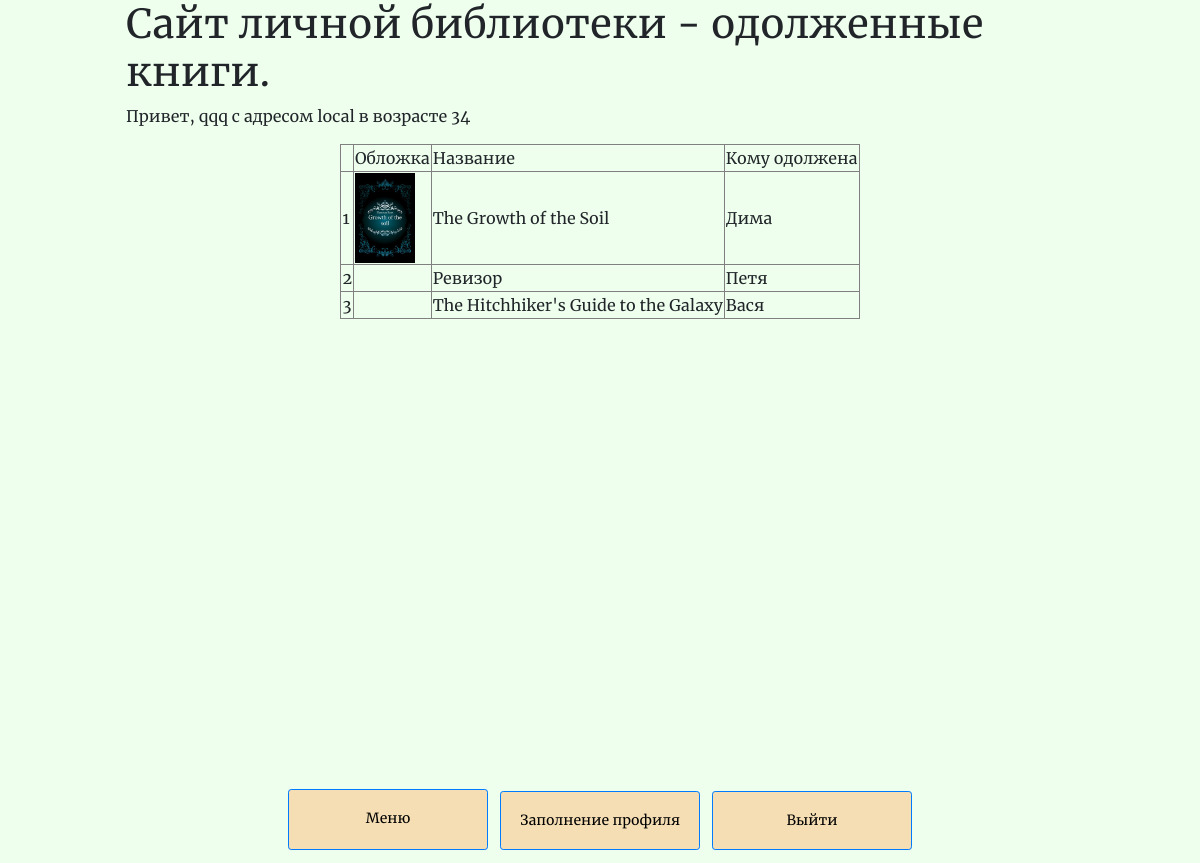
The page /p_library/lended (signed in) on the database its author committed.
### p_library/models.py (models this page shows, shortened)
class Book(models.Model):
    ISBN = models.CharField(max_length=13)
    title = models.TextField()
    description = models.TextField()
    year_release = models.SmallIntegerField()
    author = models.ForeignKey(Author, on_delete=models.CASCADE)
    copy_count = models.IntegerField(default=1)
    price = models.DecimalField(max_digits=30, decimal_places=2)
    publisher = models.ForeignKey(Publisher, null=True, blank=True, on_delete=models.CASCADE)
    lendedto = models.ForeignKey(Friend, null=True, blank=True, on_delete=models.CASCADE)
    cover = models.ImageField(upload_to="covers", blank=True)

class Friend(models.Model):
    name = models.TextField()
    def __str__(self):
        return self.name

### p_library/views.py (the view)
# urls.py: path("lended", views.lended),
def lended(request):
    if request.user.is_anonymous:
         return HttpResponseRedirect(reverse_lazy('login'))
    template = loader.get_template('lended.html')
    lends = Book.objects.exclude(lendedto=None)
    lend_data = {
        "lends": lends,
    }
    lend_data.update(get_context(request))
    return HttpResponse(template.render(lend_data, request))

### p_library/views.py (called while the page is built)
def get_context(request):
    context = {}
    if request.user.is_authenticated:
        context["username"] = request.user.username
        context["provider"] = SocialAccount.objects.get(user=request.user).provider
        context["age"] = SocialAccount.objects.get(user=request.user).extra_data["age"]
        if context["provider"] == "github":
            context['github_url'] = SocialAccount.objects.get(user=request.user).extra_data['html_url']
    return context

### p_library/templates/lended.html
{% extends 'pl_base.html' %}
{% block extra_header %}
    - одолженные книги.
{% endblock extra_header %}
{% block main_content %}
    <table border="1">
        <tr>
            <td></td>
            <td>Обложка</td>
            <td>Название</td>
            <td>Кому одолжена</td>
        </tr>
        {% for book in lends %}
            <tr>
                <td>{{forloop.counter}}</td>
                <td>
                    {% if book.cover %}
                        <img src="{{ book.cover.url }}" height="90" width="60">
                    {% endif %}
                </td>
                <td>{{ book.title }}</td>
                <td>{{ book.lendedto }}</td>
            </tr>
        {% endfor %}
    </table>
{% endblock main_content %}

### p_library/templates/pl_base.html (shortened to what this page needs)
<!DOCTYPE html>
<html lang="ru">
{% load static %}
{% load socialaccount %}
<head>
    <link rel="stylesheet" href="{% static 'css/bootstrap.min.css' %}">
    <link rel="stylesheet" href="{% static 'css/style.css' %}">
</head>
<body>
    <header>
        <div class="wrapperout">
            <div class="wrapperheader">
                <h1>Сайт личной библиотеки{% block extra_header %}{% endblock extra_header %}</h1>
                {% if username %}
                <p>Привет, {{ username }} с адресом {% if provider == "local" %} {{ provider }} {% else %} {{ github_url }} {% endif %} в возрасте {{ age }}</p>
                {% else %}
                <p>Тебе нужно <a href="register/">зарегистрироваться</a> или <a href="login/">войти на сайт</a>!</p>
                {% endif %}
            </div>
        </div>
    </header>
    <main>
        <div class="wrapperout">
            {% block main_content %}
            {% endblock main_content %}
        </div>
    </main>
    <footer>
        <div class="wrapperout">
            <div class="wrapperin footer">
                <a href="/" class="btn btn-primary btn-sm btn-block">Меню</a>
                {% if username %}
                <a href="/profile-create/" class="btn btn-primary btn-sm btn-block">Заполнение профиля</a>
                <a href="/logout/" class="btn btn-primary btn-sm btn-block">Выйти</a>
                {% endif %}
            </div>
        </div>
    </footer>
</body>

### static/css/style.css (style rules this page uses)
body { background-color: #eeffee; font-family: Merriweather, serif; margin: 0; }
header { min-height: 80px; margin: 0; }
main { min-height: calc(100vh - 161px); margin: 0; }
footer { height: 80px; margin: 0; }
.wrapperout { display: flex; justify-content: center; max-width: 79vw; margin: auto; }
.wrapperheader { display: flex; flex-direction: column; justify-content: space-between; align-items: stretch; margin: auto; }
.wrapperin { display: flex; flex-direction: column; justify-content: space-between; align-items: stretch; margin: auto; }
.footer { flex-direction: row; }
.wrapperin a { background-color: wheat; text-align: center; vertical-align: middle; width: 200px; height: 64; margin: 6px; padding: 18px; color: black; text-decoration: none; background-color: wheat; }

### rows shown on the page
Book: cover (picture), title "The Growth of the Soil", lendedto "Дима"
Book: title "Ревизор", lendedto "Петя"
Book: title "The Hitchhiker's Guide to the Galaxy", lendedto "Вася"

### other values the page prints
{{ username }} "qqq"
{{ provider }} "local"
{{ age }} "34"
